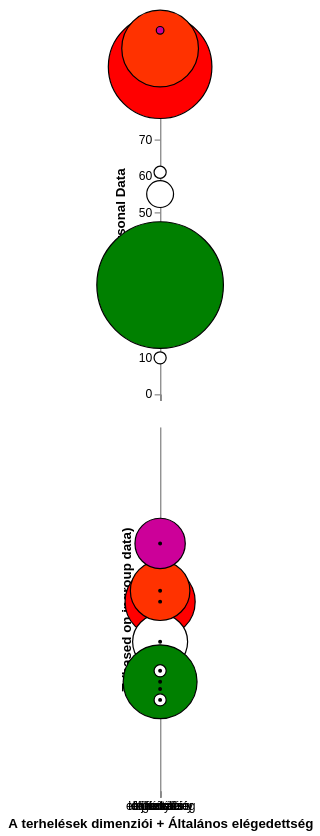

This figure's Vega-Lite source:
### Vega-Lite specification from a JSON file in a GitHub repository (floating-point values rounded to 4 significant figures)
{"$schema": "https://vega.github.io/schema/vega-lite/v5.json", "datasets": {"data-1": [{"x": "mentális", "y": 35, "size": 1690, "color": "rgb(0, 112, 192)"}, {"x": "fizikai", "y": 90, "size": 7290, "color": "rgb(255, 0, 0)"}, {"x": "időkényszer", "y": 55, "size": 490, "color": "rgb(255, 255, 255)"}, {"x": "teljesítmény", "y": 30, "size": 10890, "color": "rgb(0, 128, 0)"}, {"x": "erőfeszítés", "y": 95, "size": 4000, "color": "rgb(255, 50, 0)"}, {"x": "frusztráció", "y": 100, "size": 40, "color": "rgb(204, 0, 153)"}, {"x": "totál", "y": 61, "size": 100, "color": "rgb(255, 255, 255)"}, {"x": "elégedettség", "y": 10, "size": 100, "color": "rgb(255, 255, 255)"}], "data-2": [{"x": "mentális", "y": 28, "size": 2306, "color": "rgb(0, 112, 192)", "ci0": 30, "ci1": 70, "ci2": 40, "ci3": 60, "ci4": 0, "ci5": 100, "50": 50}, {"x": "fizikai", "y": 52, "size": 3339, "color": "rgb(255, 0, 0)", "ci0": 30, "ci1": 70, "ci2": 40, "ci3": 60, "ci4": 0, "ci5": 100, "50": 50}, {"x": "időkényszer", "y": 41, "size": 2056, "color": "rgb(255, 255, 255)", "ci0": 30, "ci1": 70, "ci2": 40, "ci3": 60, "ci4": 0, "ci5": 100, "50": 50}, {"x": "teljesítmény", "y": 30, "size": 3707, "color": "rgb(0, 128, 0)", "ci0": 30, "ci1": 70, "ci2": 40, "ci3": 60, "ci4": 0, "ci5": 100, "50": 50}, {"x": "erőfeszítés", "y": 55, "size": 2409, "color": "rgb(255, 50, 0)", "ci0": 30, "ci1": 70, "ci2": 40, "ci3": 60, "ci4": 0, "ci5": 100, "50": 50}, {"x": "frusztráció", "y": 68, "size": 1721, "color": "rgb(204, 0, 153)", "ci0": 30, "ci1": 70, "ci2": 40, "ci3": 60, "ci4": 0, "ci5": 100, "50": 50}, {"x": "totál", "y": 33, "size": 100, "color": "rgb(255, 255, 255)", "ci0": 30, "ci1": 70, "ci2": 40, "ci3": 60, "ci4": 0, "ci5": 100, "50": 50}, {"x": "elégedettség", "y": 25, "size": 100, "color": "rgb(255, 255, 255)", "ci0": 30, "ci1": 70, "ci2": 40, "ci3": 60, "ci4": 0, "ci5": 100, "50": 50}]}, "vconcat": [{"width": "container", "data": {"name": "data-1"}, "mark": {"type": "circle", "opacity": 1.0, "stroke": "black", "strokeWidth": 1}, "config": {"legend": {"disable": "true"}}, "encoding": {"x": {"field": "x", "type": "nominal", "sort": null, "axis": {"labelAngle": 0, "labels": false}, "title": null}, "y": {"field": "y", "type": "quantitative", "scale": {"domain": [0, 100]}, "title": "Personal Data"}, "size": {"field": "size", "type": "quantitative", "scale": null}, "color": {"field": "color", "type": "nominal", "legend": null, "scale": null}}}, {"width": "container", "data": {"name": "data-2"}, "layer": [{"mark": {"type": "errorband", "color": "yellow", "opacity": 0.5}, "encoding": {"y": {"field": "ci1", "type": "quantitative", "title": false, "scale": {"domain": [0, 100]}}, "y2": {"field": "ci0", "type": "quantitative", "scale": {"domain": [0, 100]}}}}, {"mark": {"type": "errorband", "color": "white", "opacity": 0.5}, "encoding": {"y": {"field": "ci3", "type": "quantitative", "title": false, "scale": {"domain": [0, 100]}}, "y2": {"field": "ci2", "type": "quantitative", "scale": {"domain": [0, 100]}}}}, {"mark": "rule", "encoding": {"y": {"field": "50", "aggregate": "mean"}, "size": {"value": 1}}}, {"mark": {"type": "circle", "opacity": 1.0, "stroke": "black", "strokeWidth": 1}, "config": {"legend": {"disable": "true"}}, "encoding": {"x": {"field": "x", "type": "nominal", "sort": null, "axis": {"labelAngle": 0}, "title": "A terhelések dimenziói + Általános elégedettség"}, "y": {"field": "y", "type": "quantitative", "scale": {"domain": [0, 100]}, "title": "T (based on ingroup data)", "axis": {"values": [30, 40, 50, 60, 70]}}, "size": {"field": "size", "type": "quantitative", "scale": null}, "color": {"field": "color", "type": "nominal", "legend": null, "scale": null}}}, {"width": "container", "data": {"name": "data-2"}, "mark": {"type": "circle", "opacity": 1.0, "stroke": "black", "strokeWidth": 1, "size": 5, "color": "black"}, "config": {"legend": {"disable": "true"}}, "encoding": {"x": {"field": "x", "type": "nominal", "sort": null, "axis": {"labelAngle": 0}, "title": "A terhelések dimenziói + Általános elégedettség"}, "y": {"field": "y", "type": "quantitative", "scale": {"domain": [0, 100]}, "title": "T (based on ingroup data)"}}}]}]}
